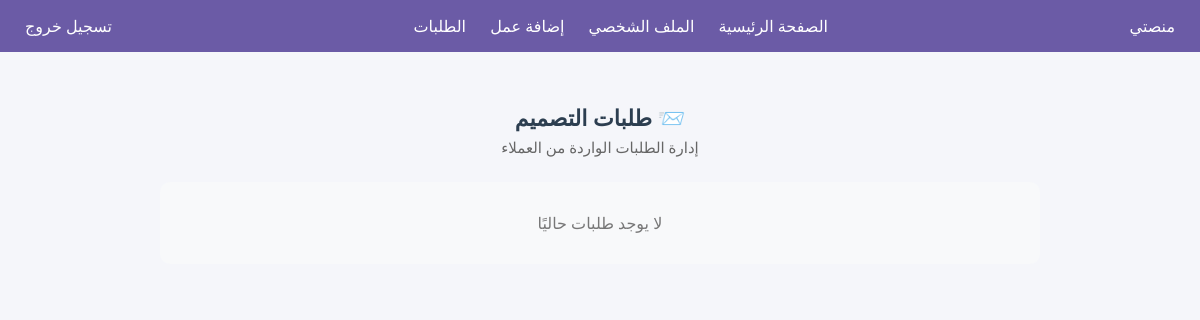
Before: /designer/requests (signed in) with the older database file.
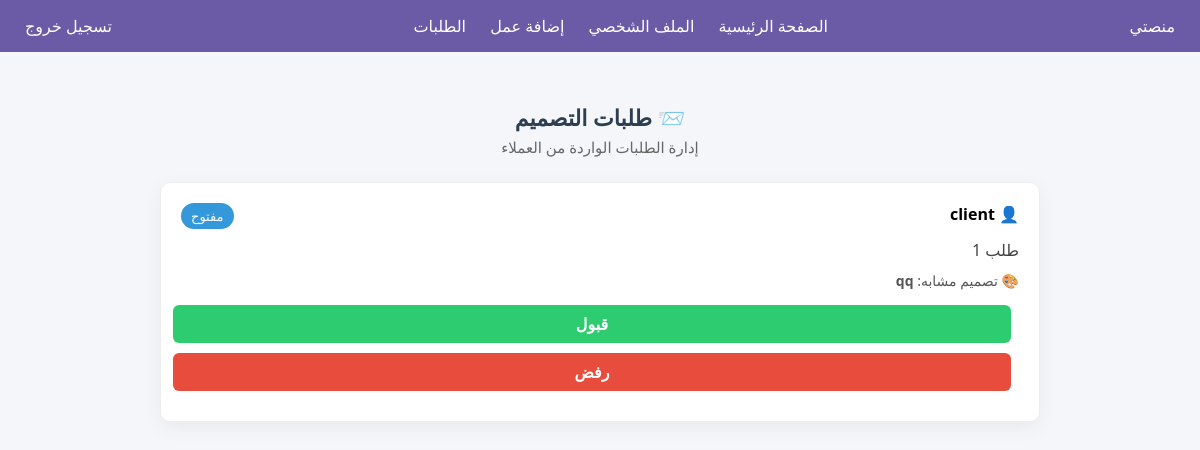
After: the same page with the newer database file.
### tables this page shows
CREATE TABLE requests (
    id INTEGER PRIMARY KEY AUTOINCREMENT,
        client_id INTEGER NOT NULL,
            designer_id INTEGER NOT NULL,
                design_id INTEGER,
                    description TEXT NOT NULL,
                        status TEXT DEFAULT 'مفتوح',
                            created_at TIMESTAMP DEFAULT CURRENT_TIMESTAMP
                            );

CREATE TABLE users (
            id INTEGER PRIMARY KEY AUTOINCREMENT,
            username TEXT NOT NULL,
            email TEXT NOT NULL,
            password TEXT NOT NULL,
            role TEXT NOT NULL
        , active INTEGER DEFAULT 1, bio TEXT DEFAULT '', portfolio TEXT DEFAULT '');

CREATE TABLE designs (
    id INTEGER PRIMARY KEY AUTOINCREMENT,
    designer_id INTEGER,
    title TEXT,
    description TEXT,
    image_path TEXT,
    FOREIGN KEY (designer_id) REFERENCES users(id)
);

### app/designer/routes.py (the view)
@designer_bp.route('/requests')
def designer_requests():
    if not designer_required():
        flash('غير مسموح بالدخول')
        return redirect(url_for('auth.login'))
    conn = sqlite3.connect(Config.DATABASE)
    conn.row_factory = sqlite3.Row
    requests = conn.execute("""
        SELECT
            r.id,
            r.description,
            r.status,
            u.username AS client_name,
            d.title AS design_title
        FROM requests r
        JOIN users u ON r.client_id = u.id
        LEFT JOIN designs d ON r.design_id = d.id
        WHERE r.designer_id = ?
        ORDER BY r.created_at DESC
    """, (session['user_id'],)).fetchall()
    conn.close()
    return render_template(
        'designer/requests.html',
        requests=requests
    )

### app/designer/routes.py (called while the page is built)
def designer_required():
    return 'role' in session and session['role'] == 'designer'

### app/designer/templates/designer/requests.html (shortened to what this page needs)
{% extends 'base.html' %}
{% block content %}
<div class="designer-requests-page">
    <div class="page-header">
        <h2>📨 طلبات التصميم</h2>
        <p>إدارة الطلبات الواردة من العملاء</p>
    </div>
    {% if requests %}
        <div class="requests-list">
            {% for req in requests %}
            <div class="request-card">
                <div class="request-top">
                    <span class="client-name">
                        👤 {{ req['client_name'] }}
                    </span>
                    <span class="status status-{{ req['status'] }}">
                        {{ req['status'] }}
                    </span>
                </div>
                <p class="request-desc">
                    {{ req['description'] }}
                </p>
                {% if req['design_title'] %}
                <p class="design-ref">
                    🎨 تصميم مشابه: <strong>{{ req['design_title'] }}</strong>
                </p>
                {% endif %}
                <div class="request-actions">
                    {% if req['status'] == 'مفتوح' %}
                        <a href="{{ url_for('designer.accept_request', request_id=req['id']) }}" class="btn accept">قبول</a>
                        <a href="{{ url_for('designer.reject_request', request_id=req['id']) }}" class="btn reject">رفض</a>
                    {% elif req['status'] == 'مقبول' %}
                        <a href="{{ url_for('designer.chat', request_id=req['id']) }}" class="btn chat">💬 محادثة</a>
                    {% endif %}
                </div>
            </div>
            {% endfor %}
        </div>
    {% else %}
        <div class="empty-box">
            لا يوجد طلبات حاليًا
        </div>
    {% endif %}
</div>
{% endblock %}

### app/templates/base.html (shortened to what this page needs)
<!DOCTYPE html>
<html lang="ar">
<head>
    <link rel="stylesheet" href="{{ url_for('static', filename='style.css') }}">
</head>
<body>
    <nav class="navbar">
        <div class="navbar-container">
            <div class="nav-left">
                <a href="/" class="logo">منصتي</a>
            </div>
            <div class="nav-center">
                <a href="{{ url_for('home.home') }}">الصفحة الرئيسية</a>
                <a href="{{ url_for('client.profile') if session['role'] == 'client' else url_for('designer.profile') }}">الملف الشخصي</a>
                {% if session['role'] == 'designer' %}
                    <a href="{{ url_for('designer.add_design') }}">إضافة عمل</a>
                    <a href="{{ url_for('designer.designer_requests') }}">الطلبات</a>
                {% endif %}
            </div>
            <div class="nav-right">
                <a href="{{ url_for('auth.logout') }}" class="btn-logout">تسجيل خروج</a>
            </div>
        </div>
    </nav>
    <main>
        {% block content %}{% endblock %}
    </main>
</body>
</html>

### app/static/style.css (style rules this page uses)
* { margin: 0; padding: 0; box-sizing: border-box; font-family: 'Segoe UI', Tahoma, Geneva, Verdana, sans-serif; }
body { direction: rtl; background-color: #f5f6fa; }
.request-card, .portfolio-card { background-color: #fff; padding: 15px; margin-bottom: 10px; border-radius: 10px; box-shadow: 0 2px 8px rgba(0,0,0,0.1); }
.navbar { background: #6b5ba6; padding: 15px; color: #fff; }
.navbar-container { display: flex; justify-content: space-between; align-items: center; }
.navbar a { color: #fff; margin: 0 10px; text-decoration: none; }
.page-header { text-align: center; margin-bottom: 30px; }
.page-header h2 { font-size: 22px; font-weight: 600; margin-bottom: 8px; }
.page-header p { font-size: 14px; color: #777; }
.btn { display: block; width: 100%; padding: 12px; text-align: center; border-radius: 5px; text-decoration: none; font-weight: bold; margin-bottom: 10px; cursor: pointer; border: none; }
.page-header { text-align: center; margin-bottom: 25px; }
.page-header h2 { margin-bottom: 8px; color: #2c3e50; }
.page-header p { color: #666; font-size: 15px; }
.request-card { background: #fff; border-radius: 10px; border: 1px solid #eee; box-shadow: 0 4px 15px rgba(0,0,0,0.06); padding: 25px; }

### app/designer/templates/designer/requests.html (style rules this page uses)
.designer-requests-page { max-width: 900px; margin: 40px auto; padding: 10px; }
.page-header { margin-bottom: 25px; }
.page-header h2 { margin-bottom: 5px; }
.page-header p { color: #666; }
.requests-list { display: flex; flex-direction: column; gap: 15px; }
.request-card { background: #fff; border-radius: 10px; padding: 20px; box-shadow: 0 6px 20px rgba(0,0,0,0.05); }
.request-top { display: flex; justify-content: space-between; margin-bottom: 10px; }
.client-name { font-weight: bold; }
.status { padding: 4px 10px; border-radius: 20px; font-size: 13px; color: #fff; }
.status-مفتوح { background: #3498db; }
.request-desc { margin: 10px 0; color: #444; }
.design-ref { font-size: 14px; color: #555; }
.request-actions { margin-top: 15px; }
.btn { padding: 8px 18px; border-radius: 6px; text-decoration: none; color: white; font-weight: bold; margin-right: 8px; }
.accept { background: #2ecc71; }
.reject { background: #e74c3c; }

Changed rows visible on the page:
added requests: client_name "client", status "مفتوح", description "طلب 1", design_title "qq"
Other visible differences:
text no longer shown: "لا يوجد طلبات حاليًا"
